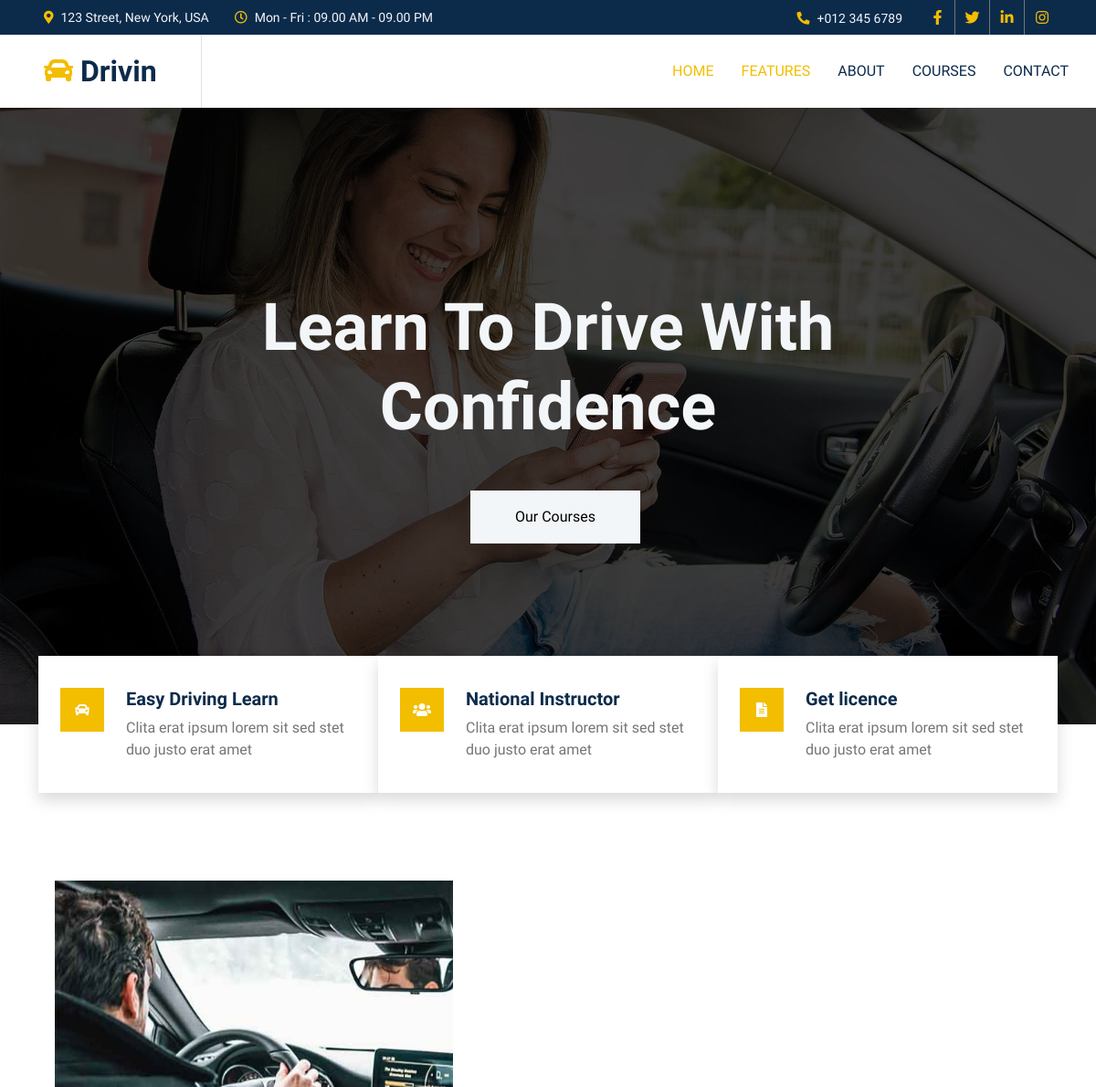
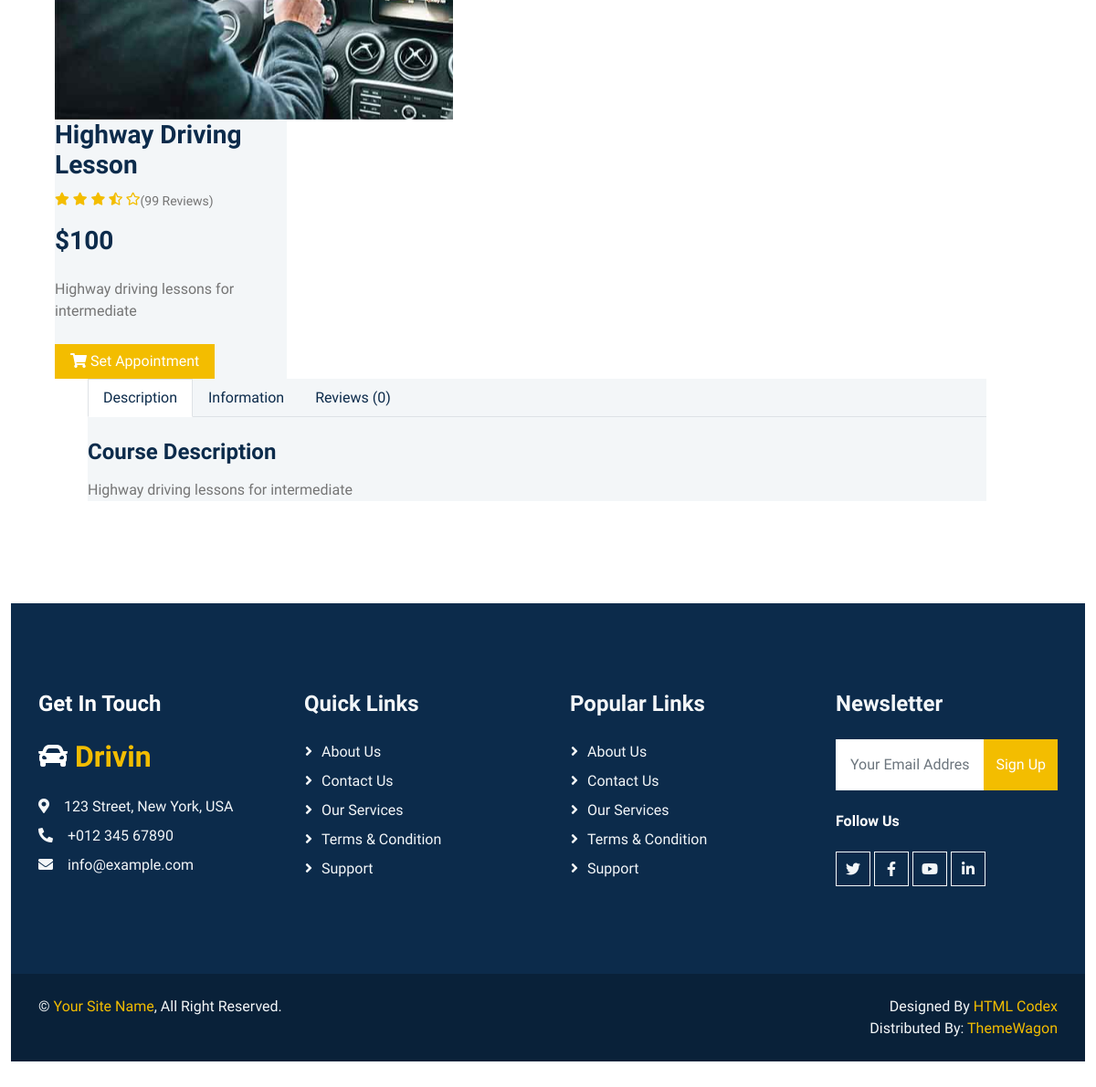
Screenshot of /Courses/highway-driving-lesson/ with the database file from the repository (2 pictures, top to bottom).
### Courses/models.py (models this page shows, shortened)
class Course (models.Model):
    name=models.CharField(max_length=50)
    slug=models.SlugField(unique=True,blank=True,null=True)
    level=models.CharField(max_length=50,choices=levels)
    Duration=models.IntegerField()
    duration_type=models.CharField(max_length=50,choices=type)
    price=models.IntegerField()
    description=models.TextField()
    image=models.ImageField(upload_to=course_image)
    created_at=models.DateTimeField(auto_now=True)
    is_available=models.BooleanField(default=True)
    class Meta:
        verbose_name = ("Course")
        verbose_name_plural = ("Courses")
    def __str__(self):
        return str(self.name)

### Courses/views.py (the view)
# urls.py: path('<str:course_slug>/',views.course_detail,name='course_detail'),
def course_detail(request,course_slug):
    course=Course.objects.get(slug=course_slug,is_available=True)
    context={'course':course}
    return render (request,'Courses/Course_detail.html',context)

### templates/Courses/Course_detail.html (shortened to what this page needs)
{% extends "Base/Base.html" %}
{% block body %}
    <div class="container-fluid pb-5">
        <div class="row px-xl-5">
            <div class="col-lg-5 mb-30">
                <div id="product-carousel" class="carousel slide" data-ride="carousel">
                    <div class="carousel-inner bg-light">
                        <div class="carousel-item active">
                            <img class="w-100 h-100" src="{{course.image.url}}" alt="Image">
                        </div>
                </div>
            </div>
            <div class="col-lg-7 h-auto mb-30">
                <form action ="" >
                <div class="h-100 bg-light p-30">
                    <h3>{{course}}</h3>
                    <div class="d-flex mb-3">
                        <div class="text-primary mr-2">
                            <small class="fas fa-star"></small>
                            <small class="fas fa-star"></small>
                            <small class="fas fa-star"></small>
                            <small class="fas fa-star-half-alt"></small>
                            <small class="far fa-star"></small>
                        </div>
                        <small class="pt-1">(99 Reviews)</small>
                    </div>
                    <h3 class="font-weight-semi-bold mb-4">${{course.price}}</h3>
                    <p class="mb-4">{{course.description}}</p>
                    <a href={% url "appointment:user_appointment" course.slug %}  class="btn btn-primary px-3"><i class="fa fa-shopping-cart mr-1"></i> Set Appointment</a>
                </div>
            </div>
        </div>
        <div class="row px-xl-5">
            <div class="col">
                <div class="bg-light p-30">
                    <div class="nav nav-tabs mb-4">
                        <a class="nav-item nav-link text-dark active" data-toggle="tab" href="#tab-pane-1">Description</a>
                        <a class="nav-item nav-link text-dark" data-toggle="tab" href="#tab-pane-2">Information</a>
                        <a class="nav-item nav-link text-dark" data-toggle="tab" href="#tab-pane-3">Reviews (0)</a>
                    </div>
                    <div class="tab-content">
                        <div class="tab-pane fade show active" id="tab-pane-1">
                            <h4 class="mb-3">Course Description</h4>
                            <p>{{course.description}}</p>
                        </div>
                    </div>
                </div>
            </div>
        </div>
    </div>
    {% endblock body %}

### static/css/style.css (style rules this page uses)
:root { --primary: #F3BD00; --secondary: #757575; --light: #F3F6F8; --dark: #0C2B4B; }
.btn { font-weight: 500; transition: .5s; }
.btn.btn-primary, .btn.btn-outline-primary:hover { color: #FFFFFF; }

### rows the page displays
Course: image (picture), name "Highway Driving Lesson", price "100", description "Highway driving lessons for intermediate"
